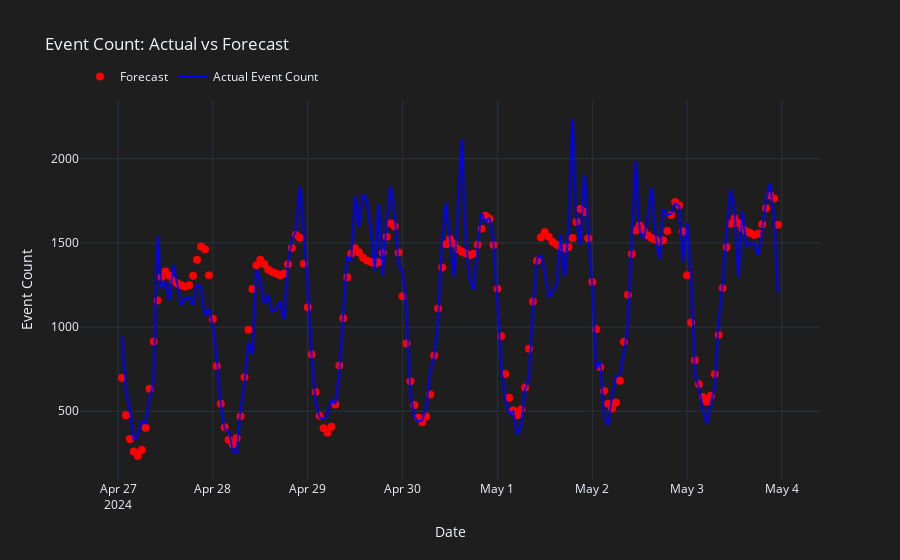

Notebook code for this chart:
### Code cell
fig = go.Figure()

# Plot the actual event counts as red markers
fig.add_trace(go.Scatter(
    x=df_test_fcst['ds'], 
    y=df_test_fcst['yhat'],
    mode='markers', 
    name='Forecast',
    marker=dict(color='red', size=8),  # Red markers for actuals
    hoverinfo='x+y'
))

# Plot the forecast from the model
fig.add_trace(go.Scatter(
    x=df_test.index, 
    y=df_test['Event count'],  
    mode='lines', 
    name='Actual Event Count',
    line=dict(color='blue', width=2),  # Blue line for forecast
    hoverinfo='x+y'
))

# layout 
fig.update_layout(
    title='Event Count: Actual vs Forecast',
    xaxis_title='Date',
    yaxis_title='Event Count',
    template='plotly_dark',  
    legend=dict(x=0, y=1.1, orientation='h', bgcolor='rgba(0,0,0,0)', font=dict(size=12)),
    hovermode='x unified',  
    plot_bgcolor='#1e1e1e',
    paper_bgcolor='#1e1e1e'
)

fig.show()

### Figure 1 — Plotly figure (JSON) as saved in the notebook; plotly's stock layout.template omitted (floating-point values rounded to 4 significant figures; data arrays with more than 128 entries replaced by an {"elided": "..."} marker saying what was removed)
{"data": [{"hoverinfo": "x+y", "marker": {"color": "red", "size": 8}, "mode": "markers", "name": "Forecast", "type": "scatter", "x": {"elided": "167 str values"}, "y": {"elided": "167 float values"}}, {"hoverinfo": "x+y", "line": {"color": "blue", "width": 2}, "mode": "lines", "name": "Actual Event Count", "type": "scatter", "x": {"elided": "167 str values"}, "y": {"elided": "167 int values"}}], "layout": {"autosize": true, "hovermode": "x unified", "legend": {"bgcolor": "rgba(0, 0, 0, 0)", "font": {"size": 12}, "orientation": "h", "x": 0, "y": 1.1}, "paper_bgcolor": "#1e1e1e", "plot_bgcolor": "#1e1e1e", "title": {"text": "Event Count: Actual vs Forecast"}, "xaxis": {"autorange": true, "range": ["2024-04-26 14:41:44.2009", "2024-05-04 09:18:15.7991"], "title": {"text": "Date"}, "type": "date"}, "yaxis": {"autorange": true, "range": [55.73, 2351.0], "title": {"text": "Event Count"}, "type": "linear"}}}
